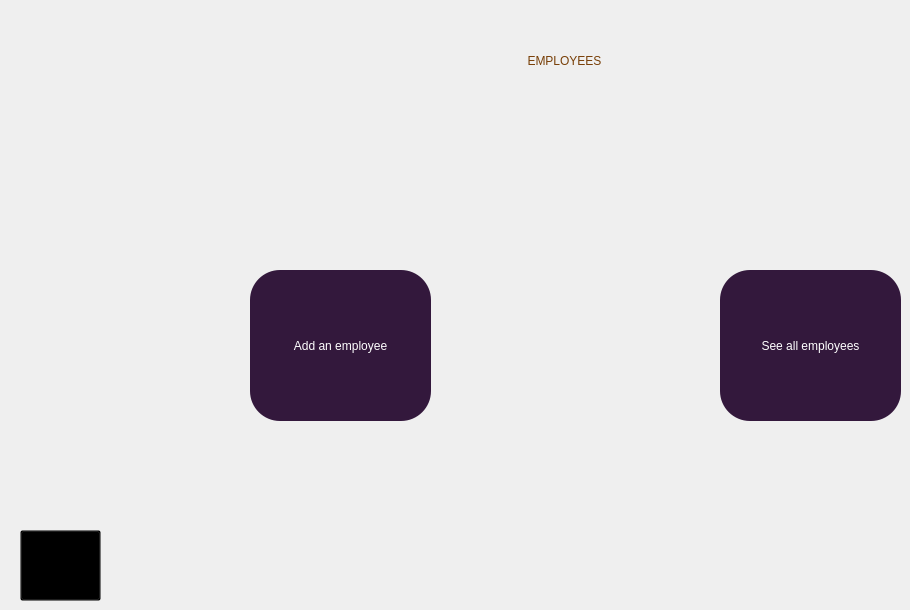
    <widget class="QWidget" name="employee">
     <widget class="QLabel" name="label_11">
      <property name="geometry">
       <rect>
        <x>379</x>
        <y>0</y>
        <width>371</width>
        <height>121</height>
       </rect>
      </property>
      <property name="styleSheet">
       <string notr="true">color: rgb(120, 63, 7);
font: 40pt &quot;Lemon&quot;;
background-color: rgb(0, 0, 0,0%);</string>
      </property>
      <property name="text">
       <string>EMPLOYEES</string>
      </property>
      <property name="scaledContents">
       <bool>true</bool>
      </property>
      <property name="alignment">
       <set>Qt::AlignCenter</set>
      </property>
     </widget>
     <widget class="QLabel" name="label_12">
      <property name="geometry">
       <rect>
        <x>0</x>
        <y>10</y>
        <width>151</width>
        <height>91</height>
       </rect>
      </property>
      <property name="styleSheet">
       <string notr="true">image: url(:/img/img/logo.png);
background-color: rgb(0, 0, 0, 0%);</string>
      </property>
      <property name="text">
       <string/>
      </property>
     </widget>
     <widget class="QToolButton" name="back_5">
      <property name="geometry">
       <rect>
        <x>20</x>
        <y>530</y>
        <width>81</width>
        <height>71</height>
       </rect>
      </property>
      <property name="styleSheet">
       <string notr="true">background-color: rgb(0, 0, 0, 0%);</string>
      </property>
      <property name="text">
       <string>...</string>
      </property>
      <property name="icon">
       <iconset resource="assets.qrc">
        <normaloff>:/img/img/icons8-back-80.png</normaloff>:/img/img/icons8-back-80.png</iconset>
      </property>
      <property name="iconSize">
       <size>
        <width>60</width>
        <height>60</height>
       </size>
      </property>
     </widget>
     <widget class="QToolButton" name="toolButton_3">
      <property name="geometry">
       <rect>
        <x>720</x>
        <y>270</y>
        <width>181</width>
        <height>151</height>
       </rect>
      </property>
      <property name="styleSheet">
       <string notr="true">background-color: rgb(51, 24, 60);
color: rgb(255, 255, 255);
font: 10pt &quot;Segoe Print&quot;;
border-radius: 30px;</string>
      </property>
      <property name="text">
       <string>See all employees</string>
      </property>
      <property name="icon">
       <iconset>
        <normaloff>:/assets/assets/icons8-add-list-80.png</normaloff>:/assets/assets/icons8-add-list-80.png</iconset>
      </property>
      <property name="iconSize">
       <size>
        <width>60</width>
        <height>60</height>
       </size>
      </property>
      <property name="popupMode">
       <enum>QToolButton::DelayedPopup</enum>
      </property>
      <property name="toolButtonStyle">
       <enum>Qt::ToolButtonTextUnderIcon</enum>
      </property>
      <property name="autoRaise">
       <bool>false</bool>
      </property>
     </widget>
     <widget class="QToolButton" name="toolButton_4">
      <property name="geometry">
       <rect>
        <x>250</x>
        <y>270</y>
        <width>181</width>
        <height>151</height>
       </rect>
      </property>
      <property name="styleSheet">
       <string notr="true">background-color: rgb(51, 24, 60);
color: rgb(255, 255, 255);
font: 10pt &quot;Segoe Print&quot;;
border-radius: 30px;</string>
      </property>
      <property name="text">
       <string>Add an employee</string>
      </property>
      <property name="icon">
       <iconset>
        <normaloff>:/assets/assets/icons8-plus-80.png</normaloff>:/assets/assets/icons8-plus-80.png</iconset>
      </property>
      <property name="iconSize">
       <size>
        <width>60</width>
        <height>60</height>
       </size>
      </property>
      <property name="toolButtonStyle">
       <enum>Qt::ToolButtonTextUnderIcon</enum>
      </property>
     </widget>
    </widget>
